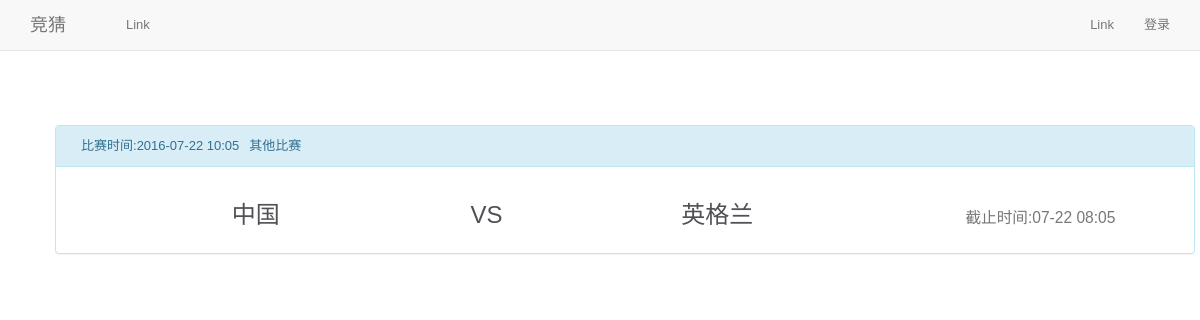
Before: / with the older database file.
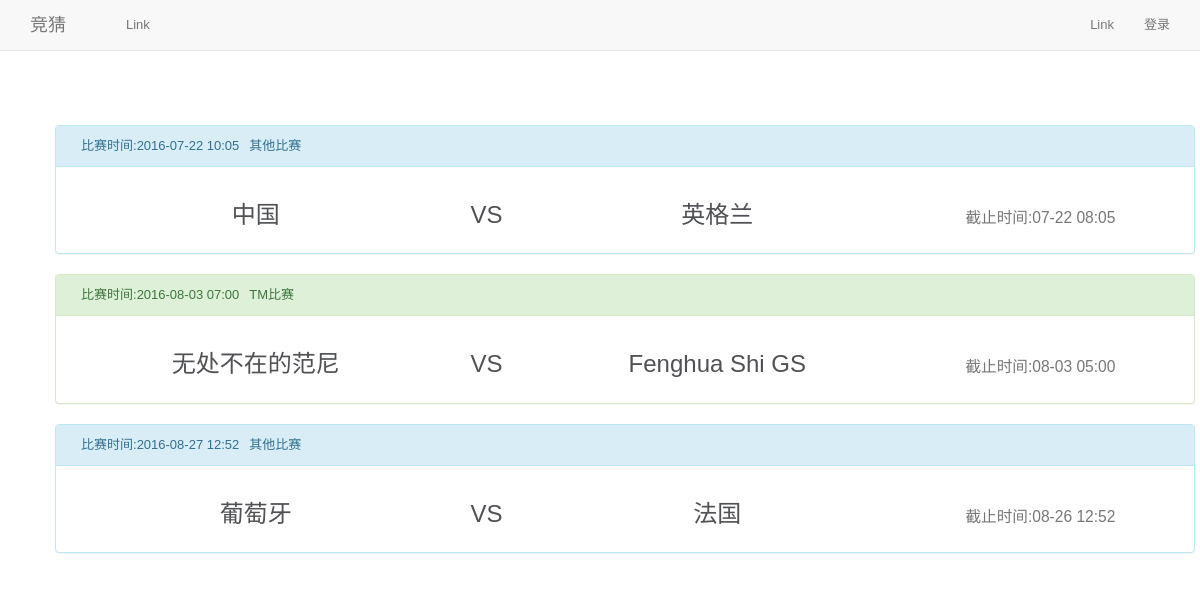
After: the same page with the newer database file.
### tables this page shows
CREATE TABLE `guess_match_info` (
  `id` int(11) NOT NULL,
  `home_id` int(11) NOT NULL,
  `away_id` int(11) NOT NULL,
  `fixture` int(11) NOT NULL,
  `deadline` int(11) NOT NULL,
  `tm_match_id` int(11) DEFAULT NULL,
  `update_at` int(11) NOT NULL
);

### application/controllers/Guess.php (called while the page is built, shortened)
<?php
class Guess extends CI_Controller
{
    public function index()
    {
        $this->load->model('guess_model');
        $this->load->helper(array('form'));
        $this->load->library('pagination');
        $this->config->load('pagination.php');
        $data['match'] = $this->guess_model->get_match($this->uri->segment(3, 1),$this->config->item('per_page'));
        $match_num = 0;
        foreach ($data['match'] as $match)
        {
            $home_info = $this->guess_model->get_team_by_id($match->home_id);
            $away_info = $this->guess_model->get_team_by_id($match->away_id);
            $data['match'][$match_num]->home_name = $home_info->team_name;
            $data['match'][$match_num]->away_name = $away_info->team_name;
            $odds_info = $this->guess_model->get_odds($match->id);
            foreach($odds_info as $odds)
            {
                $s = $odds->score;
                $data['match'][$match_num]->$s = $odds->odds;
            }
            $match_num++;
        }
        $this->load->view('inc/header');
        $this->load->view('guess/index',$data);
        $this->load->view('inc/footer');
    }
}

### index.php (called while the page is built, shortened)
<?php
require_once BASEPATH.'core/CodeIgniter.php';

### application/models/Guess_model.php (called while the page is built, shortened)
<?php
    class Guess_model extends CI_Model
    {
        public function get_match($page_num=1,$num_per_page=20)
        {
            $query = $this->db->where('fixture >', time())
                ->limit($num_per_page,($page_num-1)*$num_per_page)
                ->order_by('fixture', 'ASC')
                ->get('guess_match_info')
            ;
            return $query->result();
        }
    }

### application/views/guess/index.php (the view, shortened to what this page needs)
<?php
foreach($match as $m)
{
    if (isset($m->tm_match_id))
    {
        echo '<div class="panel panel-success">';
    }
    else
    {
        echo '<div class="panel panel-info">';
    }
    echo '<div class="panel-heading"><span>比赛时间:';
    if (date("i", $this->security->xss_clean($m->fixture)) == 59)
    {
        echo date("Y-m-d H:i", $this->security->xss_clean($m->fixture + 60)) . '</span>';
    }
    else
    {
        echo date("Y-m-d H:i", $this->security->xss_clean($m->fixture)) . '</span>';
    }
    if (isset($m->tm_match_id))
        echo '<span>TM比赛</span>';
    else
        echo '<span>其他比赛</span>';
    echo '</div>
    <div class="panel-body">';
    echo '<div class="col-sm-4 text-center h3">' . $this->security->xss_clean($m->home_name) . '</div>';
    echo '<div class="col-sm-1 text-center h3">VS</div>';
    echo '<div class="col-sm-4 text-center h3">' . $this->security->xss_clean($m->away_name) . '</div>';
    echo '<div class="col-sm-3 text-center h3"><small>截止时间:' . date("m-d H:i", $this->security->xss_clean($m->deadline)) . '</small></div>';
    echo '
    </div>
    <div class="progress">
        <div class="progress-bar " style="width: 1%" style="min-width: 4em;">
            1% Complete (success)
        </div>
        <div class="progress-bar progress-bar-warning  " style="width: 79%" style="min-width: 4em;">
            79% Complete (warning)
        </div>
        <div class="progress-bar progress-bar-danger " style="width: 19%" style="min-width: 4em;">
            19% Complete (danger)
        </div>
    </div>';
    echo'</div>';
}
?>

### application/views/inc/header.php (shortened to what this page needs)
<!DOCTYPE html>
<html lang="cn">
<head>
    <link rel="stylesheet" href="<?php echo base_url('asset/css/bootstrap.min.css'); ?>">
    <link rel="stylesheet" href="<?php echo base_url('asset/css/style.css'); ?>">
</head>
<body>
    <div class="container">
<?php
    require_once('navigation.php');
?>

### application/views/inc/navigation.php (shortened to what this page needs)
<nav class="navbar navbar-default navbar-fixed-top">
    <div class="container">
        <div class="navbar-header">
            <a class="navbar-brand" href="<?php echo base_url(); ?>">竞猜</a>
        </div>
        <div class="collapse navbar-collapse" id="bs-example-navbar-collapse-1">
            <ul class="nav navbar-nav">
                <li ><a href="#">
                    </a></li>
                <li><a href="#">Link</a></li>
            </ul>
            <ul class="nav navbar-nav navbar-right">
                <li><a href="#">Link</a></li>
                <?php
                    if(isset($this->session->name))
                        echo '<li><a href='.base_url('user/logout').'>注销</a></li>';
                    else
                        echo '<li><a href='.base_url('user/login').'>登录</a></li>';
                ?>
            </ul>
        </div>
    </div>
</nav>

### application/views/inc/footer.php (shortened to what this page needs)
    </body>
</html>

### asset/css/style.css (style rules this page uses)
body { background-color: #fff; margin: 40px; font: 13px/20px normal Helvetica, Arial, sans-serif; color: #4F5155; padding-top: 70px; }

### application/views/guess/index.php (style rules this page uses)
span { margin-left: 10px; }

Changed rows visible on the page:
added guess_match_info: fixture "2016-08-03 07:00", shows "TM比赛", home_name "无处不在的范尼", away_name "Fenghua Shi GS", deadline "08-03 05:00"
added guess_match_info: fixture "2016-08-27 12:52", shows "其他比赛", home_name "葡萄牙", away_name "法国", deadline "08-26 12:52"
